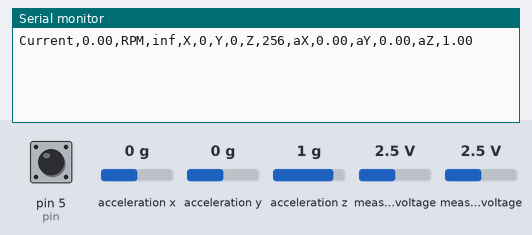
The sketch below on a simulated Arduino Uno, built with avr-gcc and run on an emulated ATmega328P. Parts: the last lines printed to the serial monitor. The inputs (shaded band) are chosen by the test bench; at power-on: acceleration x 0 g, acceleration y 0 g, acceleration z 1 g, pin 5 (pin) LOW, measured voltage 2.5 V.

Above: at 1.2 s.
1.3 s: acceleration x set to -1.4 g
At 2.5 s:
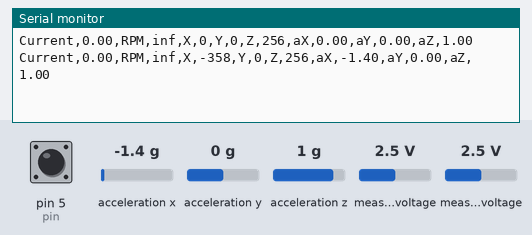
2.8 s: acceleration y set to -1.4 g
At 3.9 s:
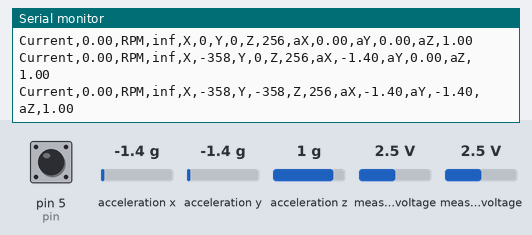
4.3 s: acceleration z set to -1.4 g
At 5.6 s:
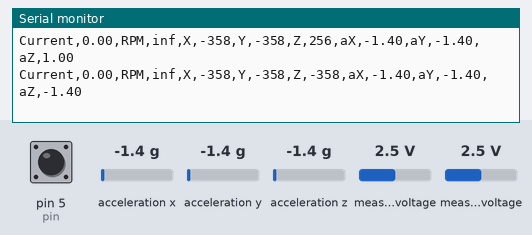
5.8 s: pin 5 (pin) pulsed HIGH 2 times (0.12 s each, 0.3 s apart)
At 7.1 s:
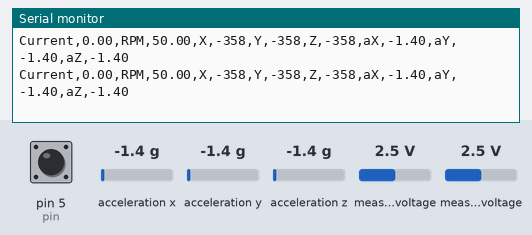

The sketch:

Power_Speed_Vibration.ino
```cpp
#include <ADXL345.h>

#include <Adafruit_ADS1015.h>

#include <Wire.h>

Adafruit_ADS1115 ads1115;
ADXL345 adxl;

float inst_current, duration;
int pin = 5;
int x,y,z;
double xyz[3];

void setup() {
  // put your setup code here, to run once:
  Serial.begin(9600);
  ads1115.begin();
  adxl.powerOn();
  ads1115.setGain(GAIN_TWO);
  pinMode(pin, INPUT);
}

void loop() {
  inst_current = (ads1115.readADC_Differential_0_1() * 0.12500381)*30/1000;
  duration = pulseIn(pin, HIGH, 1000000);
  adxl.readXYZ(&x,&y,&z);
  adxl.getAcceleration(xyz);
  Serial.print("Current,");
  Serial.print(inst_current);
  Serial.print(",RPM,");
  Serial.print(1/(duration/100000/60));
  Serial.print(",X,"); Serial.print(x);
  Serial.print(",Y,"); Serial.print(y);
  Serial.print(",Z,"); Serial.print(z);
  Serial.print(",aX,"); Serial.print(xyz[0]);
  Serial.print(",aY,"); Serial.print(xyz[1]);
  Serial.print(",aZ,"); Serial.println(xyz[2]);
}
```

Measured:
- after the input at 1.3 s, the serial monitor: prints a new line after 0.74 s (image 1)
- after the input at 2.8 s, the serial monitor: prints a new line after 0.26 s (image 2)
- after the input at 4.3 s, the serial monitor: prints a new line after 0.80 s (image 3)
- after the input at 5.8 s, the serial monitor: prints a new line after 0.12 s (image 4)
